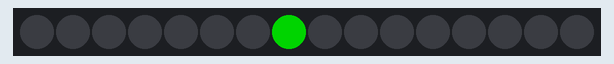
Bench run of a sketch on a simulated Arduino Uno, built with avr-gcc and run on an emulated ATmega328P. Parts: 16 RGB LEDs in strip order, left to right. Dim RGB values are drawn brighter than linear; random numbers use the default seed unless the sketch sets one.

Above: at 0.1 s.
At 4.1 s:
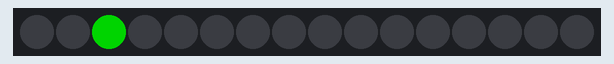
At 9.1 s:
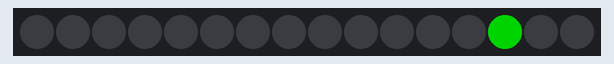
At 19.1 s:
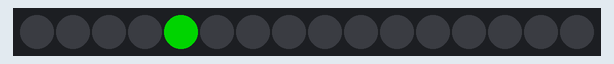
At 28.1 s:
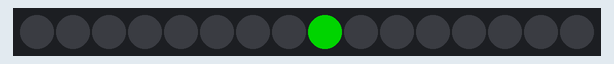
At 39.1 s:
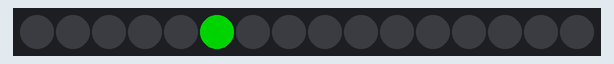

The sketch:

BlinkFastLED.ino
```cpp
/*
 * Blink using FastLED library.
 * 2016-0812 PePo new, changed so a random pixel is blinking
 * Note: Vcc neopixels > 5V, LiPo 7.7V rechtstreeks op voeding!
 */
#include "FastLED.h"
#include <Math.h> // 2016_0812 PePo added

// How many leds in your strip?
#define NUM_LEDS 16 //8

// For led chips like Neopixels, which have a data line, ground, and power, you just
// need to define DATA_PIN.  For led chipsets that are SPI based (four wires - data, clock,
// ground, and power), like the LPD8806 define both DATA_PIN and CLOCK_PIN
#define DATA_PIN 6   // 2016_0812 PePO: D6
#define CLOCK_PIN 13 // 2016_0812 PePO: not used

// Define the array of leds
CRGB leds[NUM_LEDS];

void setup()
{
  FastLED.addLeds<WS2812, DATA_PIN, GRB>(leds, NUM_LEDS);
}

void loop()
{
  int i = random(NUM_LEDS); // / 2016_0812 PePo added

  // Turn the LED on, then pause
  leds[i] = CRGB::Green; //CRGB::Red;
  FastLED.show();
  delay(500);

  // Now turn the LED off, then pause
  leds[i] = CRGB::Black;
  FastLED.show();
  delay(500);
}
```
